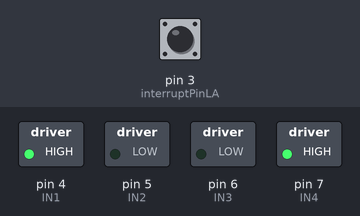
Bench run of a sketch on a simulated Arduino Uno, built with avr-gcc and run on an emulated ATmega328P. Shown: switched loads named in the sketch (green lamp = pin HIGH). Inputs (shaded band) come from the test bench; at power-on: pin 3 (interruptPinLA) HIGH.

Above: at 0.1 s.
Timing chart, 0 to 1.6 s (numbered marks = the images above):
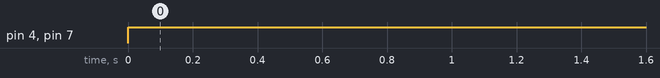

The sketch:

doura.ino
```cpp
#include <TimerOne.h>

// MOTOR PINS
#define IN1 4
#define IN2 5
#define IN3 6
#define IN4 7

// ENCODER PINS
#define interruptPinRA 19
#define interruptPinRB 18
#define interruptPinLA 3
#define interruptPinLB 2

#define PI 3.14159265358979323846

// ROBOT SPECS
#define nb_ticks 800
#define wheel_radius 4.0   // in cm
#define entreaxe 33.5      // distance between wheels in cm

// ODOMETRY VARIABLES
volatile long encoderLeftCount = 0;
volatile long encoderRightCount = 0;
float currentvelocityRight = 0;
float currentvelocityLeft = 0;
float theta = 0.0;
float dS_total = 0.0;
float totalL = 0.0;
float totalR = 0.0;

long lastEncoderLeftCount = 0;
long lastEncoderRightCount = 0;

float dsL = 0;
float dsR = 0;

int speed_ech = 10;
float total_ech_l = 0;
float total_ech_r = 0;

// INTERRUPTS
void interruptR() {
  if (digitalRead(interruptPinRA) == digitalRead(interruptPinRB)) encoderRightCount--;
  else encoderRightCount++;
}

void interruptL() {
  if (digitalRead(interruptPinLA) == digitalRead(interruptPinLB)) encoderLeftCount++;
  else encoderLeftCount--;
}

// DISTANCE CALCULATION
float calculDistance(long deltaLeftCount, long deltaRightCount) {
  dsL = (deltaLeftCount / (float)nb_ticks) * 2.0 * PI * wheel_radius;
  dsR = (deltaRightCount / (float)nb_ticks) * 2.0 * PI * wheel_radius;
  return (dsL + dsR) / 2.0;
}

// SPEED CALCULATION
void speed_calcul() {
  float dt = speed_ech * 0.015; // seconds
  float right_encoder_speed = total_ech_r / dt;
  float left_encoder_speed  = total_ech_l / dt;
  float alpha_speed = (total_ech_r - total_ech_l) / dt;

  currentvelocityRight = (right_encoder_speed + left_encoder_speed) / 2 + alpha_speed * wheel_radius / 2;
  currentvelocityLeft  = (right_encoder_speed + left_encoder_speed) / 2 - alpha_speed * wheel_radius / 2;

  total_ech_l = total_ech_r = 0;
}

// ODOMETRY UPDATE
void updateOdometrie() {
  long deltaLeftCount = encoderLeftCount - lastEncoderLeftCount;
  long deltaRightCount = encoderRightCount - lastEncoderRightCount;

  lastEncoderLeftCount  = encoderLeftCount;
  lastEncoderRightCount = encoderRightCount;

  float dS = calculDistance(deltaLeftCount, deltaRightCount);

  totalL += dsL;
  totalR += dsR;
  dS_total += dS;

  total_ech_l += dsL;
  total_ech_r += dsR;

  theta += (dsR - dsL) / entreaxe;

  static int t = 0;
  t++;
  if (t % speed_ech == 0) speed_calcul();

  dsL = dsR = 0;
}

// MOTOR CONTROL
#define PWM_MAX 200
#define PWM_MIN 100

int PWM_L, PWM_R;

void run() {
  if (PWM_R >= 0) { analogWrite(IN1, PWM_R); analogWrite(IN2, 0); }
  else { analogWrite(IN1, 0); analogWrite(IN2, -PWM_R); }

  if (PWM_L >= 0) { analogWrite(IN3, PWM_L); analogWrite(IN4, 0); }
  else { analogWrite(IN3, 0); analogWrite(IN4, -PWM_L); }
}

void stopmotors() {
  digitalWrite(IN1, LOW);
  digitalWrite(IN2, LOW);
  digitalWrite(IN3, LOW);
  digitalWrite(IN4, LOW);
}

// SIMPLE PID
float compute(float setpoint, float current, float &integral, float kp, float ki) {
  float dt = 0.05;
  float error = setpoint - current;
  float integralCandidate = integral + error * dt;
  float outputCandidate = kp * error + ki * integralCandidate;

  float output;
  if (abs(outputCandidate) > PWM_MAX) {
    output = PWM_MAX * ((outputCandidate > 0) ? 1 : -1);
  } else {
    integral = integralCandidate;
    output = outputCandidate;
  }
  return output;
}

// RESET VARIABLES
void resetControllers() {
  totalR = totalL = dS_total = theta = 0;
  total_ech_l = total_ech_r = 0;
}

// TURN FUNCTION
void dour(float targetAngleDeg, float speed) {
  resetControllers();
  float targetRad = targetAngleDeg * PI / 180.0;
  float targetDistance = (entreaxe * targetRad) / 2.0; // each wheel travels half of arc length

  while (abs(theta) < abs(targetRad)) {
    int sens = (targetRad > 0) ? 1 : -1;

    // simple open-loop speed for rotation
    PWM_R = speed * sens;
    PWM_L = -speed * sens;

    PWM_R = constrain(PWM_R, -PWM_MAX, PWM_MAX);
    PWM_L = constrain(PWM_L, -PWM_MAX, PWM_MAX);

    run();
    delay(10);
  }
  stopmotors();
}

// SETUP
void setup() {
  Serial.begin(9600);

  pinMode(IN1, OUTPUT);
  pinMode(IN2, OUTPUT);
  pinMode(IN3, OUTPUT);
  pinMode(IN4, OUTPUT);

  pinMode(interruptPinRA, INPUT_PULLUP);
  pinMode(interruptPinRB, INPUT_PULLUP);
  pinMode(interruptPinLA, INPUT_PULLUP);
  pinMode(interruptPinLB, INPUT_PULLUP);

  attachInterrupt(digitalPinToInterrupt(interruptPinRA), interruptR, CHANGE);
  attachInterrupt(digitalPinToInterrupt(interruptPinLA), interruptL, CHANGE);

  Timer1.initialize(100000); // 100ms
  Timer1.attachInterrupt(updateOdometrie);

  // Rotate 180 degrees
  dour(180, 150);
}

void loop() {
  // You can call moveDistance() or other functions here later
}
```

Measured:
- by itself, pin 4 (IN1), pin 7 (IN4): LOW → HIGH at 0.00 s
